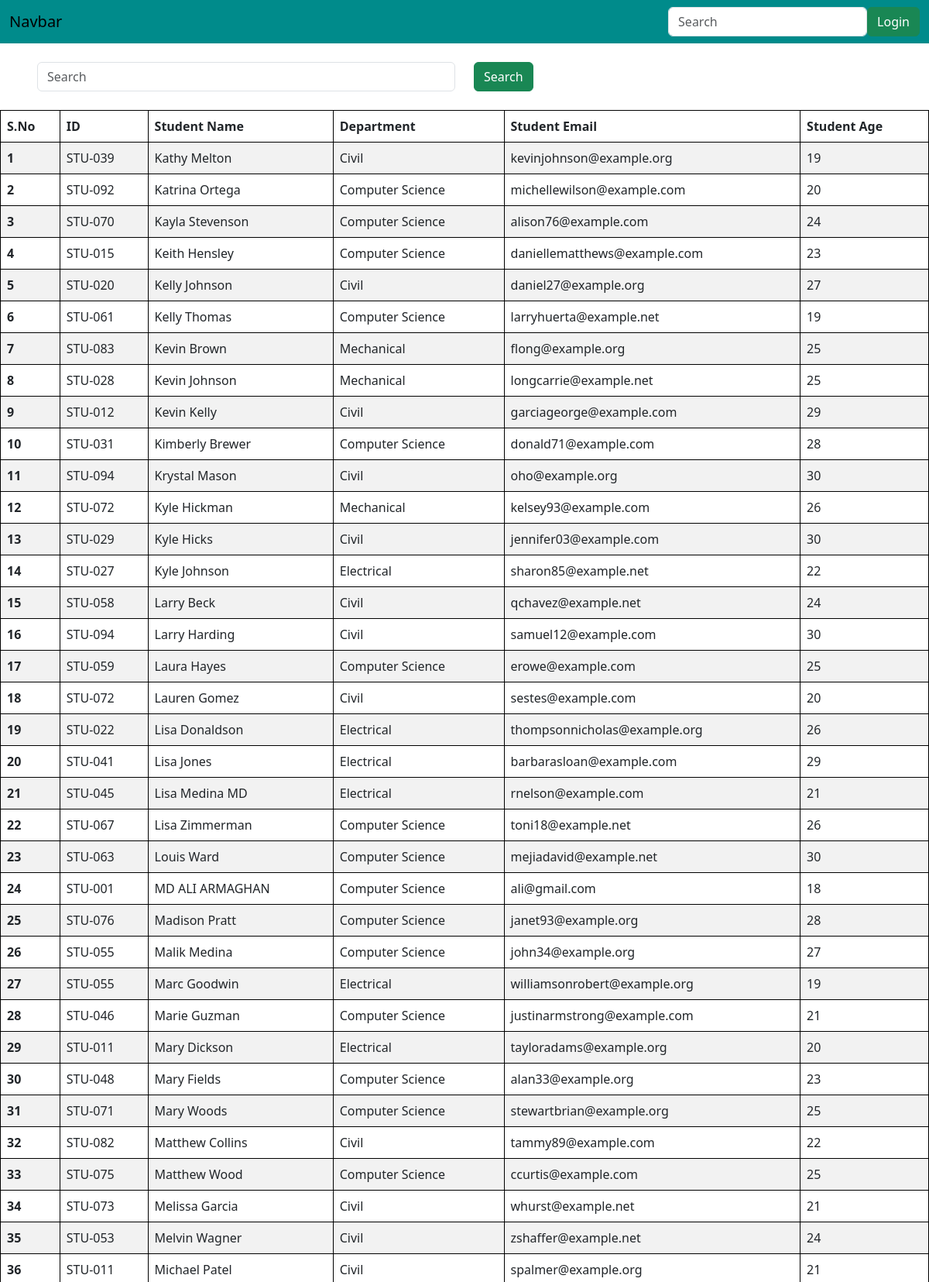
Screenshot of /students/?page=3 (upper part) with the database file from the repository.
### vege/models.py (models this page shows, shortened)
class Student(models.Model):
    department = models.ForeignKey(Department, related_name="depart" ,on_delete=models.CASCADE)
    student_id = models.OneToOneField(StudentID, related_name="studentid", on_delete=models.CASCADE)
    student_name = models.CharField(max_length=100)
    student_email = models.EmailField(unique=True)
    student_age = models.IntegerField(default=18)
    student_address = models.TextField()
    class Meta:
        ordering = ['student_name']
        verbose_name = "student"

class StudentID(models.Model):
    student_id = models.CharField(max_length=100)
    def __str__(self) -> str:
        return self.student_id

class Department(models.Model):
    department = models.CharField(max_length=100)
    def __str__(self) -> str:
        return self.department
    class Meta:
        ordering = ['department']

### vege/views.py (the view, shortened to what this page needs)
# urls.py: path('students/' , get_students, name='get_students'),
def get_students(request):
    queryset = Student.objects.all()
    paginator = Paginator(queryset, 50)  # Show 50 contacts per page.
    page_number = request.GET.get("page",1)
    page_obj = paginator.get_page(page_number)
    return render(request, 'report/student.html', {'queryset':page_obj})

### vege/templates/report/student.html (shortened to what this page needs)
{% extends 'base.html' %}
{% block start %}
<div class"=row justify-content-center mt-5 ">
    <form class="mb-4 mt-4 px-5">
        <div class="row">
            <div class="col-md-6">
                <input class="form-control" name="search" placeholder="Search">
            </div>
            <div class="col-md-6">
                <button class="btn btn-success">Search</button>
            </div>
        </div>
    </form>
    <table class="table table-striped">
        <thead>
          <tr>
            <th scope="col">S.No</th>
            <th scope="col">ID</th>
            <th scope="col">Student Name</th>
            <th scope="col">Department</th>
            <th scope="col">Student Email</th>
            <th scope="col">Student Age</th>
          </tr>
        </thead>
        <tbody>
        {% for student in queryset %}
          <tr>
            <th scope="row">{{forloop.counter}}</th>
            <td>{{student.student_id}}</td>
            <td>{{student.student_name}}</td>
            <td>{{student.department}}</td>
            <td>{{student.student_email}}</td>
            <td>{{student.student_age}}</td>
          </tr>
        {% endfor %}
        </tbody>
    </table>
</div>
{% endblock start %}

### home/templates/base.html (style rules this page uses)
table, th, td { border: 1px solid black; }

### rows the page displays
Student: student_id "STU-039", student_name "Kathy Melton", department "Civil", student_email "kevinjohnson@example.org", student_age "19"
Student: student_id "STU-092", student_name "Katrina Ortega", department "Computer Science", student_email "michellewilson@example.com", student_age "20"
Student: student_id "STU-070", student_name "Kayla Stevenson", department "Computer Science", student_email "alison76@example.com", student_age "24"
Student: student_id "STU-015", student_name "Keith Hensley", department "Computer Science", student_email "daniellematthews@example.com", student_age "23"
Student: student_id "STU-020", student_name "Kelly Johnson", department "Civil", student_email "daniel27@example.org", student_age "27"
Student: student_id "STU-061", student_name "Kelly Thomas", department "Computer Science", student_email "larryhuerta@example.net", student_age "19"
Student: student_id "STU-083", student_name "Kevin Brown", department "Mechanical", student_email "flong@example.org", student_age "25"
Student: student_id "STU-028", student_name "Kevin Johnson", department "Mechanical", student_email "longcarrie@example.net", student_age "25"
Student: student_id "STU-012", student_name "Kevin Kelly", department "Civil", student_email "garciageorge@example.com", student_age "29"
Student: student_id "STU-031", student_name "Kimberly Brewer", department "Computer Science", student_email "donald71@example.com", student_age "28"
Student: student_id "STU-094", student_name "Krystal Mason", department "Civil", student_email "oho@example.org", student_age "30"
Student: student_id "STU-072", student_name "Kyle Hickman", department "Mechanical", student_email "kelsey93@example.com", student_age "26"
Student: student_id "STU-029", student_name "Kyle Hicks", department "Civil", student_email "jennifer03@example.com", student_age "30"
Student: student_id "STU-027", student_name "Kyle Johnson", department "Electrical", student_email "sharon85@example.net", student_age "22"
Student: student_id "STU-058", student_name "Larry Beck", department "Civil", student_email "qchavez@example.net", student_age "24"
Student: student_id "STU-094", student_name "Larry Harding", department "Civil", student_email "samuel12@example.com", student_age "30"
Student: student_id "STU-059", student_name "Laura Hayes", department "Computer Science", student_email "erowe@example.com", student_age "25"
Student: student_id "STU-072", student_name "Lauren Gomez", department "Civil", student_email "sestes@example.com", student_age "20"
Student: student_id "STU-022", student_name "Lisa Donaldson", department "Electrical", student_email "thompsonnicholas@example.org", student_age "26"
Student: student_id "STU-041", student_name "Lisa Jones", department "Electrical", student_email "barbarasloan@example.com", student_age "29"
Student: student_id "STU-045", student_name "Lisa Medina MD", department "Electrical", student_email "rnelson@example.com", student_age "21"
Student: student_id "STU-067", student_name "Lisa Zimmerman", department "Computer Science", student_email "toni18@example.net", student_age "26"
Student: student_id "STU-063", student_name "Louis Ward", department "Computer Science", student_email "mejiadavid@example.net", student_age "30"
Student: student_id "STU-001", student_name "MD ALI ARMAGHAN", department "Computer Science", student_email "ali@gmail.com", student_age "18"
Student: student_id "STU-076", student_name "Madison Pratt", department "Computer Science", student_email "janet93@example.org", student_age "28"
Student: student_id "STU-055", student_name "Malik Medina", department "Computer Science", student_email "john34@example.org", student_age "27"
Student: student_id "STU-055", student_name "Marc Goodwin", department "Electrical", student_email "williamsonrobert@example.org", student_age "19"
Student: student_id "STU-046", student_name "Marie Guzman", department "Computer Science", student_email "justinarmstrong@example.com", student_age "21"
Student: student_id "STU-011", student_name "Mary Dickson", department "Electrical", student_email "tayloradams@example.org", student_age "20"
Student: student_id "STU-048", student_name "Mary Fields", department "Computer Science", student_email "alan33@example.org", student_age "23"
Student: student_id "STU-071", student_name "Mary Woods", department "Computer Science", student_email "stewartbrian@example.org", student_age "25"
Student: student_id "STU-082", student_name "Matthew Collins", department "Civil", student_email "tammy89@example.com", student_age "22"
Student: student_id "STU-075", student_name "Matthew Wood", department "Computer Science", student_email "ccurtis@example.com", student_age "25"
Student: student_id "STU-073", student_name "Melissa Garcia", department "Civil", student_email "whurst@example.net", student_age "21"
Student: student_id "STU-053", student_name "Melvin Wagner", department "Civil", student_email "zshaffer@example.net", student_age "24"
Student: student_id "STU-011", student_name "Michael Patel", department "Civil", student_email "spalmer@example.org", student_age "21"
